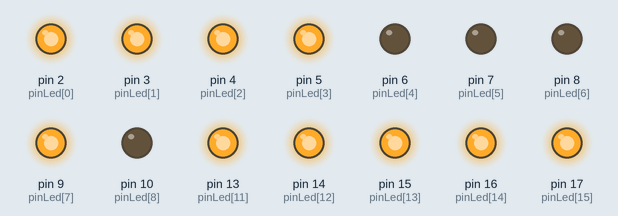
Simulated run of this sketch. Board: Arduino Uno, built with avr-gcc and run on an emulated ATmega328P. On the bench: output pins drawn as LEDs (lit = HIGH).

Above: at 0.5 s.
At 1.5 s:
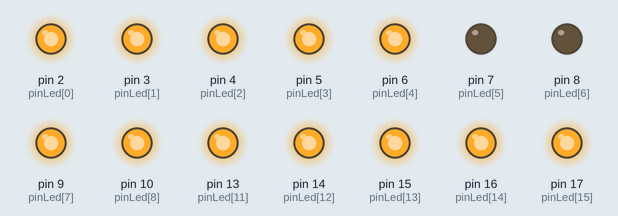
At 2.5 s:
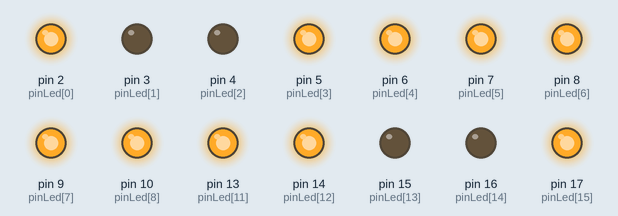
Timing chart, 0 to 3.5 s (numbered marks = the images above):
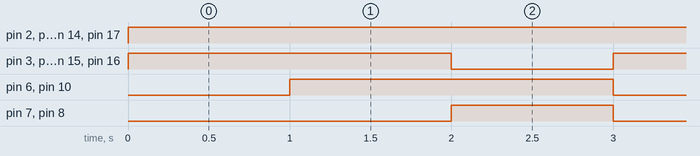

Measured:
- by itself, pin 7 (pinLed[5]), pin 8 (pinLed[6]): alternates HIGH for 1.0 s and LOW for 2.0 s
- by itself, pin 2 (pinLed[0]), pin 5 (pinLed[3]), pin 9 (pinLed[7]), pin 13 (pinLed[11]), pin 14 (pinLed[12]), pin 17 (pinLed[15]): LOW → HIGH at 0.00 s
- by itself, pin 3 (pinLed[1]), pin 4 (pinLed[2]), pin 6 (pinLed[4]), pin 10 (pinLed[8]), pin 15 (pinLed[13]), pin 16 (pinLed[14]): alternates HIGH for 2.0 s and LOW for 1.0 s

The sketch:

COM.ino
```cpp
int pinLed[16] = {2,3,4,5,6,7,8,9,10,11,12,13,14,15,16,17};


void setup() {
  for(int i = 0; i<16; i++){
    pinMode(pinLed[i], OUTPUT);
  }

}

void loop() {
  for(int j = 0; j<4; j++){
    digitalWrite(pinLed[j], HIGH);
  }
    digitalWrite(pinLed[7], HIGH);
   for(int j = 11; j<16; j++){
    digitalWrite(pinLed[j], HIGH);
  }
    delay(1000);
     for(int i = 0; i<16; i++){
    digitalWrite(pinLed[i], LOW);
  }

   for(int k = 0; k<5; k++){
    digitalWrite(pinLed[k], HIGH);
  }
    digitalWrite(pinLed[7], HIGH);
    digitalWrite(pinLed[8], HIGH);
   for(int k = 11; k<16; k++){
    digitalWrite(pinLed[k], HIGH);
  }
    delay(1000); //O
       for(int i = 0; i<16; i++){
    digitalWrite(pinLed[i], LOW);
  }

    digitalWrite(pinLed[0], HIGH);
      for(int m =3; m<9; m++){
    digitalWrite(pinLed[m], HIGH);
  }
    digitalWrite(pinLed[11], HIGH);
    digitalWrite(pinLed[12], HIGH);
    digitalWrite(pinLed[15], HIGH);
    delay(1000);
       for(int i = 0; i<16; i++){
    digitalWrite(pinLed[i], LOW);
  }
}
```
